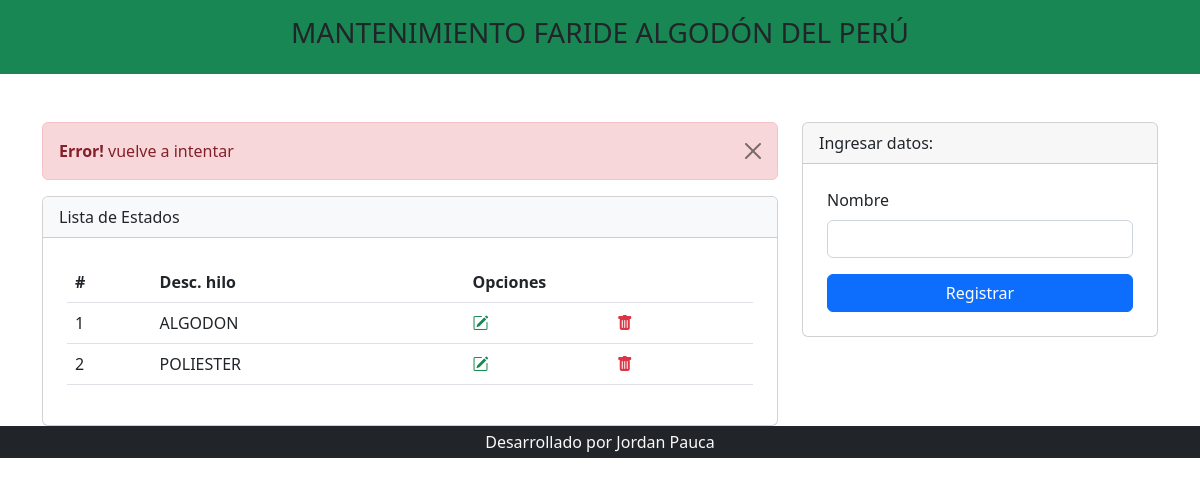
The page /listar_hilo.php?mensaje=error on the database its author committed.
### tables this page shows
CREATE TABLE `hilo` (
  `id_hilo` int(11) NOT NULL,
  `desc_hilo` varchar(150) NOT NULL
);

### listar_hilo.php (the view, shortened to what this page needs)
<?php include 'template/header.php' ?>
<?php
include_once "model/conexion.php";
$sentencia = $bd->query("select * from hilo");
$hilo = $sentencia->fetchAll(PDO::FETCH_OBJ);
?>
<div class="container mt-5">
    <div class="row justify-content-center">
        <div class="col-md-8">
    <?php
        if(isset($_GET['mensaje']) and $_GET['mensaje']=='error'){
    ?>
    <div class="alert alert-danger alert-dismissible fade show" role="alert">
    <strong>Error!</strong> vuelve a intentar
    <button type="button" class="btn-close" data-bs-dismiss="alert" aria-label="Close"></button>
    </div>
    <?php
        }
    ?>
            <div class="card">
                <div class="card-header bg-light">
                    Lista de Estados
                </div>
                <div class="p-4">
                    <div class="table-responsive">
                        <table class="table align-middle">
                            <thead>
                                <tr>
                                    <th scope="col">#</th>
                                    <th scope="col">Desc. hilo</th>
                                    <th scope="col" colspan="2">Opciones</th>
                                </tr>
                            </thead>
                            <tbody>
                                <?php
                                    foreach($hilo as $dato){
                                ?>
                                <tr>
                                    <td scope="row"><?php echo $dato->id_hilo; ?></td>
                                    <td><?php echo $dato->desc_hilo; ?></td>
                                    <td><a class="text-success" href="editar_hilo.php?codigo=<?php echo $dato->id_hilo; ?>"><i class="bi bi-pencil-square"></i></a></td>
                                    <td><a onclick="return confirm('Estas seguro de eliminar?');" class="text-danger" href="eliminar_hilo.php?codigo=<?php echo $dato->id_hilo; ?>"><i class="bi bi-trash-fill"></i></a></td>
                                </tr>
                                <?php
                                    }
                                ?>
                            </tbody>
                        </table>
                    </div>
                </div>
            </div>
        </div>
        <div class="col-md-4">
            <div class="card">
                <div class="card-header">
                    Ingresar datos:
                </div>
                <form class="p-4" method="POST" action="registrar_hilo.php">
                    <div class="mb-3">
                        <label class="form-label">Nombre</label>
                        <input type="text" class="form-control" name="txtNombre" autofocus required>
                    </div>
                    <div class="d-grid">
                        <input type="submit" class="btn btn-primary" value="Registrar" required>
                    </div>
                </form>
            </div>
        </div>
    </div>
</div>
<?php include 'template/footer.php' ?>

### rows shown on the page
hilo: id_hilo "1", desc_hilo "ALGODON"
hilo: id_hilo "2", desc_hilo "POLIESTER"
